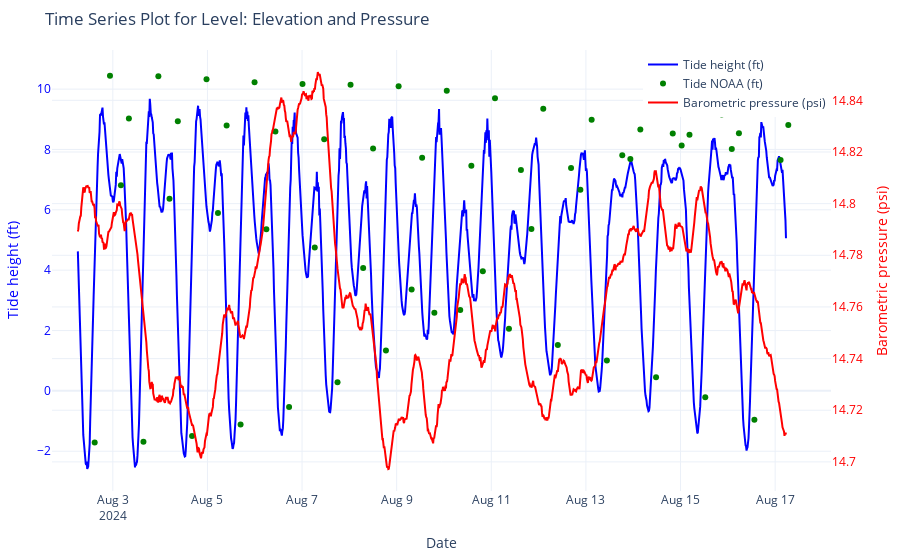

The code cell stored with this chart in its notebook:
### Code cell
# Filter the DataFrame for Level: Elevation and Pressure
df_elevation = df[df['parameter'] == 'Level: Elevation'].copy() 
df_elevation['value'] = df_elevation['value'] * 3.28084
df_pressure = df[df['parameter'] == 'Pressure'].copy()
df_baro = df[df['parameter'] == 'Baro'].copy()
# Create a Plotly figure
fig = go.Figure()

# Add Level: Elevation trace
fig.add_trace(go.Scatter(
    x=df_elevation['date'],
    y=df_elevation['value'],
    mode='lines',
    name='Tide height (ft)',
    line=dict(color='blue'),
    yaxis='y1'
))

# Add Level: NOAA trace
fig.add_trace(go.Scatter(
    x=df2['prediction_time_est'] ,
    y=df2['value'],
    mode='markers',
    name='Tide NOAA (ft)',
    line=dict(color='green'),
    yaxis='y1'
))

# Add Pressure trace
fig.add_trace(go.Scatter(
    x=df_baro['date'],
    y=df_baro['value'],
    mode='lines',
    name='Barometric pressure (psi)',
    line=dict(color='red'),
    yaxis='y2'
))

# Update the layout to increase the height of the plot and move the legend
fig.update_layout(
    title='Time Series Plot for Level: Elevation and Pressure',
    xaxis=dict(title='Date'),
    yaxis=dict(
        title='Tide height (ft)',
        titlefont=dict(color='blue'),
        tickfont=dict(color='blue'),
    ),
    yaxis2=dict(
        title='Barometric pressure (psi)',
        titlefont=dict(color='red'),
        tickfont=dict(color='red'),
        overlaying='y',
        side='right'
    ),
    legend=dict(
        x=1,  # Position the legend at the far right
        y=1,  # Position the legend at the top
        xanchor='right',  # Anchor the legend's right side to the (x, y) position
        yanchor='top'  # Anchor the legend's top side to the (x, y) position
    ),
    margin=dict(l=50, r=50, t=50, b=50),
    height=600,  # Set the height to 400 pixels (approximately 4 inches)
    template='plotly_white'
)

# Show the plot
fig.show()

### Figure 1 — Plotly figure (JSON) as saved in the notebook; plotly's stock layout.template omitted (floating-point values rounded to 4 significant figures; data arrays with more than 128 entries replaced by an {"elided": "..."} marker saying what was removed)
{"data": [{"line": {"color": "blue"}, "mode": "lines", "name": "Tide height (ft)", "type": "scatter", "x": {"elided": "1436 str values"}, "y": {"elided": "1436 float values"}, "yaxis": "y"}, {"line": {"color": "green"}, "mode": "markers", "name": "Tide NOAA (ft)", "type": "scatter", "x": ["2024-08-02T14:48:00", "2024-08-02T22:33:00", "2024-08-03T04:06:00", "2024-08-03T08:09:00", "2024-08-03T15:32:00", "2024-08-03T23:06:00", "2024-08-04T04:45:00", "2024-08-04T08:58:00", "2024-08-04T16:12:00", "2024-08-04T23:32:00", "2024-08-05T05:20:00", "2024-08-05T09:44:00", "2024-08-05T16:49:00", "2024-08-05T23:54:00", "2024-08-06T05:53:00", "2024-08-06T10:29:00", "2024-08-06T17:25:00", "2024-08-07T00:14:00", "2024-08-07T06:26:00", "2024-08-07T11:14:00", "2024-08-07T17:59:00", "2024-08-08T00:36:00", "2024-08-08T07:00:00", "2024-08-08T12:02:00", "2024-08-08T18:33:00", "2024-08-09T00:59:00", "2024-08-09T07:36:00", "2024-08-09T12:55:00", "2024-08-09T19:07:00", "2024-08-10T01:25:00", "2024-08-10T08:15:00", "2024-08-10T13:53:00", "2024-08-10T19:43:00", "2024-08-11T01:53:00", "2024-08-11T08:58:00", "2024-08-11T15:02:00", "2024-08-11T20:22:00", "2024-08-12T02:22:00", "2024-08-12T09:45:00", "2024-08-12T16:28:00", "2024-08-12T21:11:00", "2024-08-13T02:55:00", "2024-08-13T10:38:00", "2024-08-13T18:27:00", "2024-08-13T22:33:00", "2024-08-14T03:37:00", "2024-08-14T11:35:00", "2024-08-14T20:04:00", "2024-08-15T00:35:00", "2024-08-15T04:33:00", "2024-08-15T12:34:00", "2024-08-15T20:53:00", "2024-08-16T02:01:00", "2024-08-16T05:38:00", "2024-08-16T13:29:00", "2024-08-16T21:27:00", "2024-08-17T02:46:00", "2024-08-17T06:41:00"], "y": [-1.714, 10.44, 6.817, 9.027, -1.688, 10.43, 6.367, 8.932, -1.495, 10.32, 5.891, 8.798, -1.118, 10.22, 5.359, 8.599, -0.532, 10.17, 4.75, 8.336, 0.287, 10.15, 4.07, 8.032, 1.34, 10.09, 3.361, 7.725, 2.591, 9.949, 2.677, 7.464, 3.968, 9.696, 2.061, 7.316, 5.366, 9.353, 1.52, 7.383, 6.663, 8.982, 1.01, 7.81, 7.688, 8.663, 0.451, 8.526, 8.132, 8.487, -0.213, 9.16, 8.012, 8.539, -0.954, 9.629, 7.648, 8.809], "yaxis": "y"}, {"line": {"color": "red"}, "mode": "lines", "name": "Barometric pressure (psi)", "type": "scatter", "x": {"elided": "1438 str values"}, "y": {"elided": "1438 float values"}, "yaxis": "y2"}], "layout": {"autosize": true, "legend": {"x": 1, "xanchor": "right", "y": 1, "yanchor": "top"}, "margin": {"b": 50, "l": 50, "r": 50, "t": 50}, "title": {"text": "Time Series Plot for Level: Elevation and Pressure"}, "xaxis": {"autorange": true, "range": ["2024-08-01 17:28:04.4473", "2024-08-18 04:00:55.5527"], "title": {"text": "Date"}, "type": "date"}, "yaxis": {"autorange": true, "range": [-3.317, 11.28], "tickfont": {"color": "blue"}, "title": {"font": {"color": "blue"}, "text": "Tide height (ft)"}, "type": "linear"}, "yaxis2": {"autorange": true, "overlaying": "y", "range": [14.69, 14.86], "side": "right", "tickfont": {"color": "red"}, "title": {"font": {"color": "red"}, "text": "Barometric pressure (psi)"}, "type": "linear"}}}
